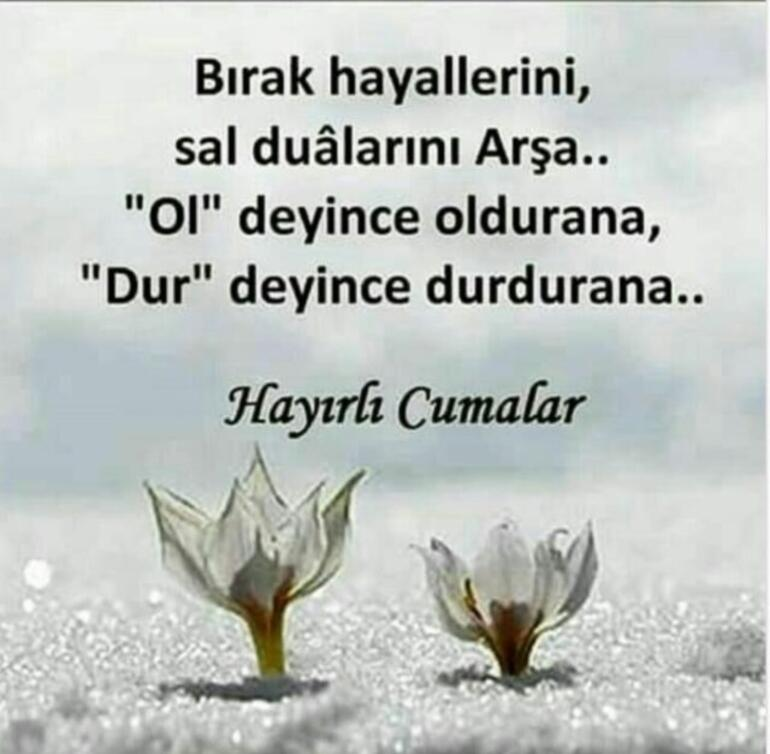
#> input picture resimden metin okuma/foto.jpg, 770 x 754 px, given in place of the camera
$ python deneme.py
#> lines starting #> are read from the running program, lines starting #| are printed output that depends on the picture
### MY_library/turanlib.py
import cv2
from datetime import datetime


def farkImaj(t0,t1,t2):
    fark1=cv2.absdiff(t2,t1)
    fark2 = cv2.absdiff(t1, t0)
    return cv2.bitwise_and(fark1,fark2)
# cerceve eni*boyu*3 esitliği baz alınarak eşik değerinin oranı kurulur

esik_deger=3140
kamera=cv2.VideoCapture(0)
_,img=kamera.read()
#> img is the input picture: shape (754, 770, 3); mean B, G, R 192.3, 195.8, 191.5
roi=img[0:70,0:70]
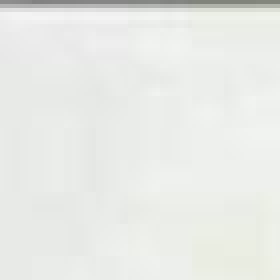
#> roi: shape (70, 70, 3) (shown 4 times larger); mean B, G, R 231, 234.5, 232.6
t_eksi=cv2.cvtColor(roi,cv2.COLOR_BGR2GRAY)
t=cv2.cvtColor(roi,cv2.COLOR_BGR2GRAY)
t_arti=cv2.cvtColor(roi,cv2.COLOR_BGR2GRAY)

zamanKontrol=datetime.now().strftime('%Ss')

def akilli_kapatma(kamera):
    global t
    global t_arti
    global t_eksi
    global zamanKontrol
    # cv2.imshow(pencereIsmi,kamera.read()[1])

    if cv2.countNonZero(farkImaj(t_eksi,t,t_arti))>esik_deger and zamanKontrol !=datetime.now().strftime('%Ss'):
        print("Algılandı")
        return 1
    zamanKontrol = datetime.now().strftime('%Ss')
    t_eksi = t
    t = t_arti
    _, img = kamera.read()
    roi = img[0:70, 0:70]
    t_arti = cv2.cvtColor(roi, cv2.COLOR_BGR2GRAY)
    cv2.waitKey(10)

### MY_library/deneme.py
import cv2
import turanlib

kamera=cv2.VideoCapture(0)
while True:
    _,img=kamera.read()
    img=cv2.flip(img,1)
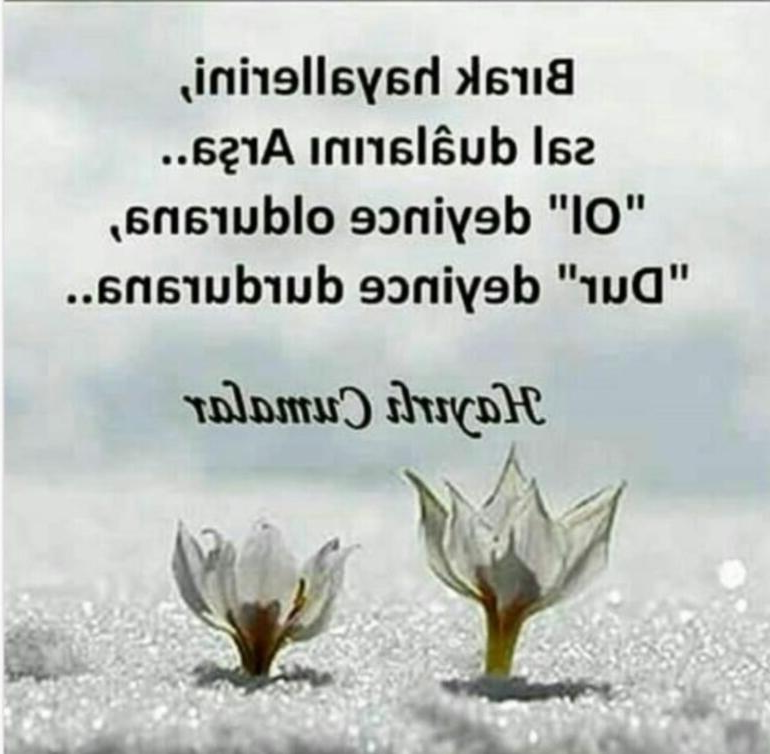
#> img: shape (754, 770, 3); mean B, G, R 192.3, 195.8, 191.5
    cv2.imshow("kamera",img)
    if turanlib.akilli_kapatma(kamera)==1 &  cv2.waitKey(10):
#> in farkImaj, `fark1=cv2.absdiff(t2,t1)`: fark1: shape (70, 70); every value is 0
#> (key Esc is pressed here)
        break
cv2.destroyAllWindows()
kamera.release()
